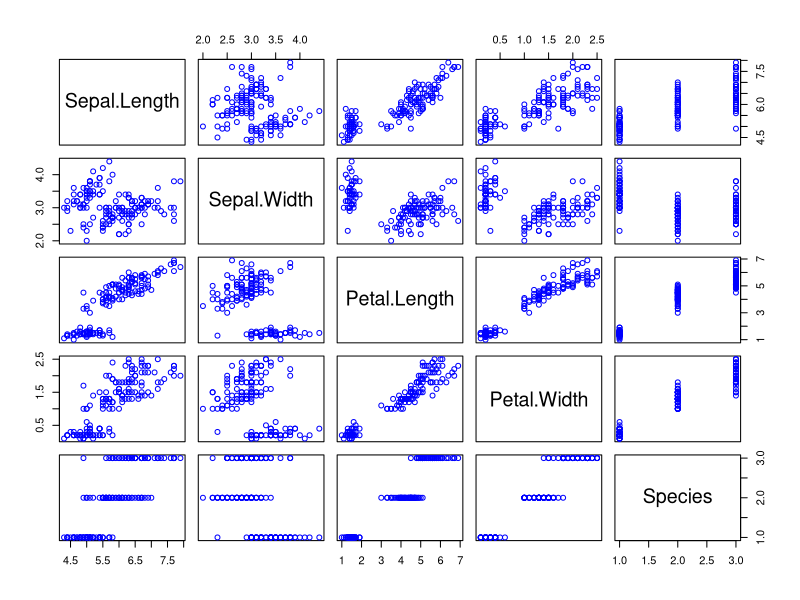
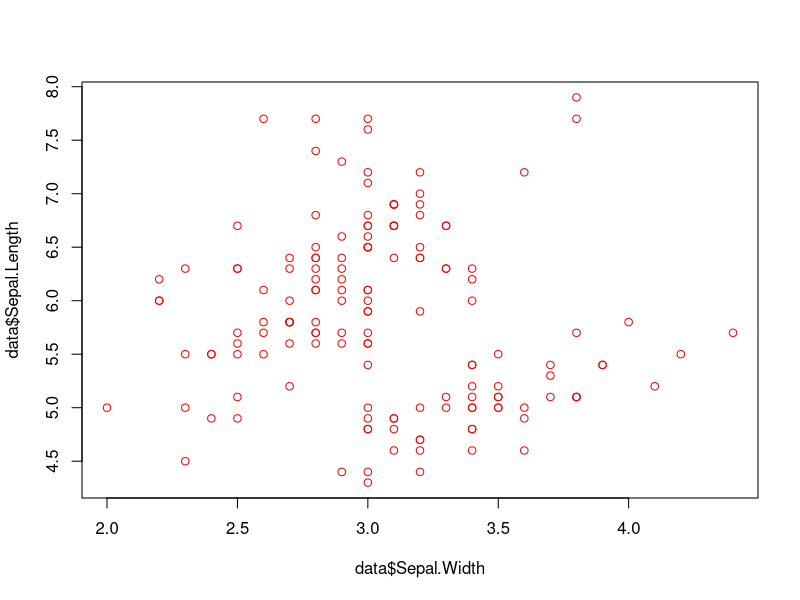
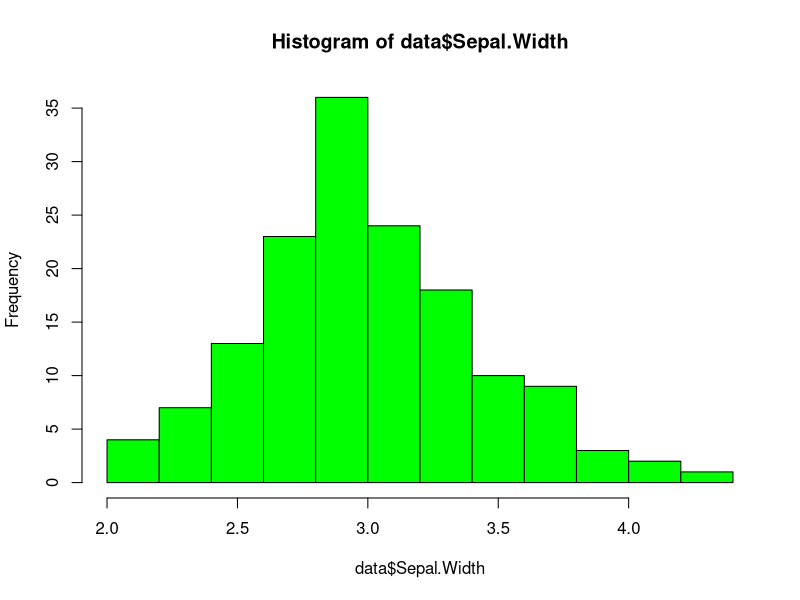
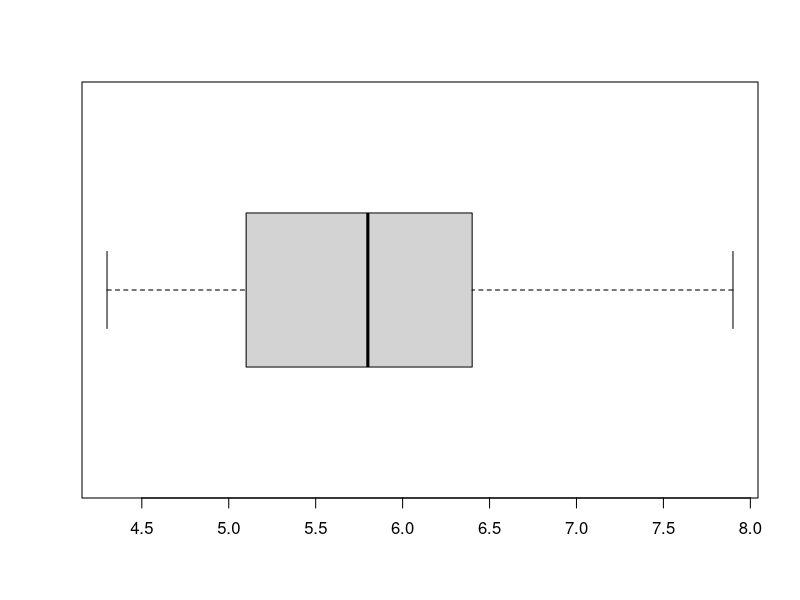
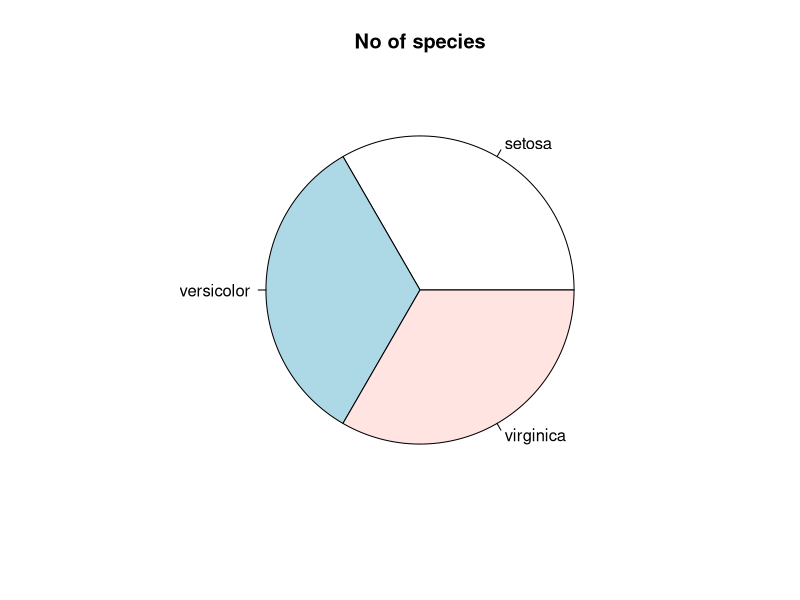
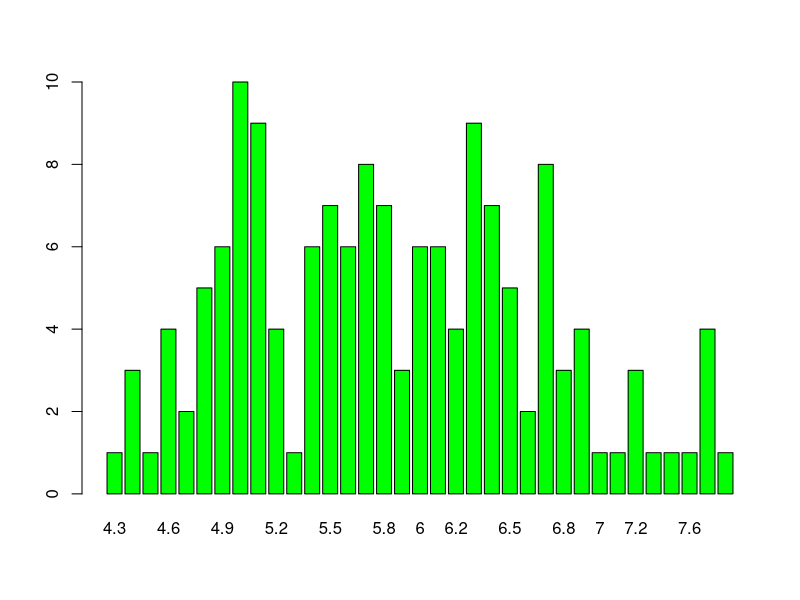

Generate these figures, in order, with R:
data<-iris

#Scatter Plot
plot(data,col="blue")

#Scatter Plot Sepal Length vs Sepal Width 
plot(data$Sepal.Width,data$Sepal.Length,col="red")

# Histogram
hist(data$Sepal.Width,col="green")

#Feature plot for each class
install.packages("caret")
library(caret)
boxplot(iris$Sepal.Length,horizontal = TRUE)

pie(table(iris$Species),main="No of species")
barplot(table(iris$Sepal.Length),col="green")
